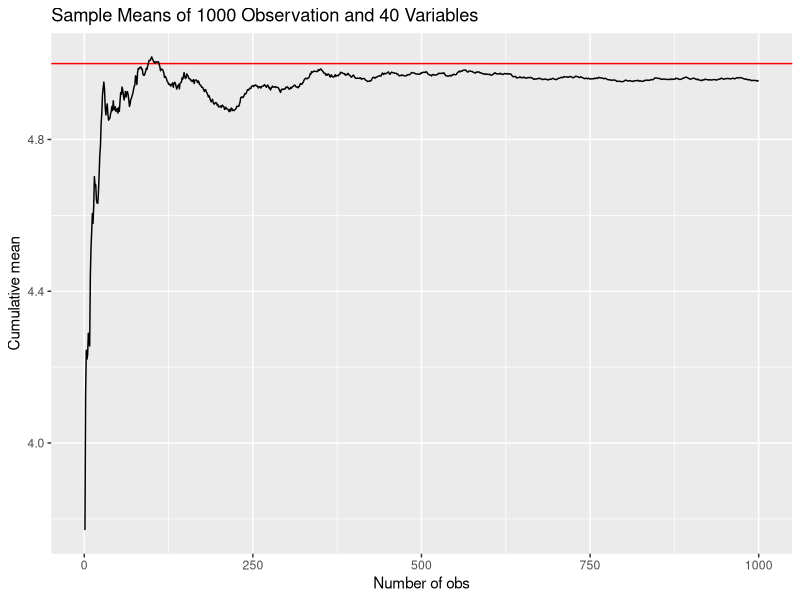
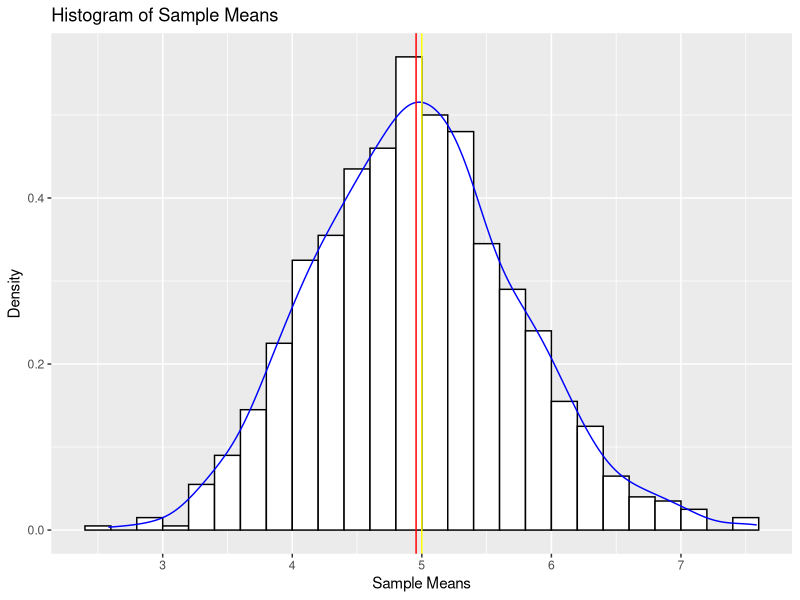
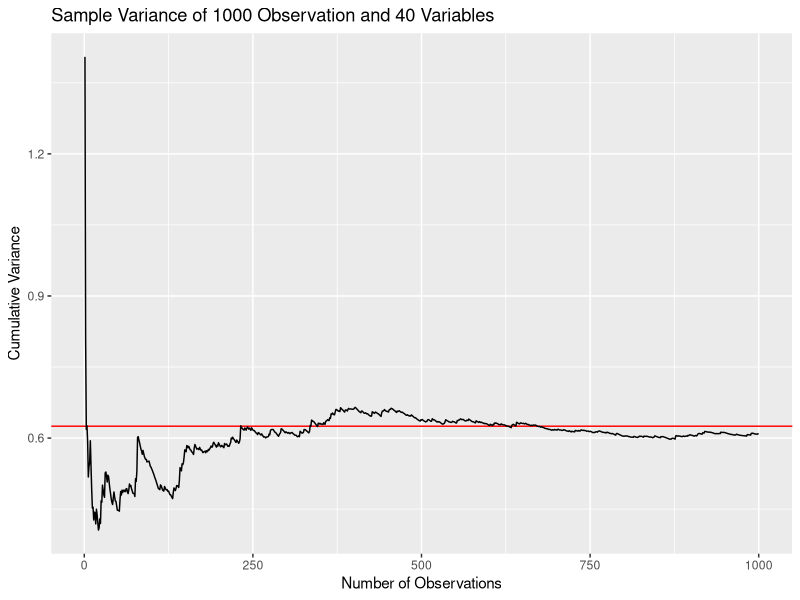

These charts were generated, in order, by the following R code:
## ---- chunk 1
knitr::opts_chunk$set(echo = TRUE)
## ---- chunk 2
library(tidyverse)
library(glue)
library(matrixStats)
downloadDate <- date()

glue("Simulation date is {downloadDate}")
sessionInfo()
## ---- chunk 3
set.seed(420) # random number generator set at 420
lambda <- .2 
sampCol <- 40 # number of variables
sampRow <- 1000  # number of observations

expoDis <- matrix(rexp(n=sampRow*sampCol, rate = lambda), sampRow, sampCol)

expoDF <- as.data.frame(expoDis)
# Converted it to a tibble to make it easier to visualize

e_df <- expoDF %>% mutate("MEAN" = rowMeans(expoDis), "SD" = rowSds(expoDis), "SumCumu" = cumsum(MEAN)/(1:sampRow)) %>% select(MEAN, SD, SumCumu)
head(e_df)
## ---- chunk 4
e_mean <- mean(e_df$MEAN)
t_mean <- 1/lambda
res_df <- tibble(Result = c("Sample means", "Theoretical mean"),"Mean"=c(e_mean, t_mean))
res_df
## ---- chunk 5
ggplot(data=e_df, aes(x = 1:sampRow, y = SumCumu))+ geom_hline(yintercept = t_mean, col="red") +
geom_line(size = .5) + labs(x = "Number of obs", y = "Cumulative mean", title = "Sample Means of 1000 Observation and 40 Variables")


## ---- chunk 6
binhist <- hist(e_df$MEAN, plot=FALSE, breaks = "FD")
g2 <- ggplot(data = e_df, aes(x=MEAN,y=..density..)) 
g2 + geom_histogram(fill="white", col="black",breaks =binhist$breaks)+geom_density(aes(MEAN), color = "blue")+geom_vline(xintercept = c(e_mean, t_mean), color = c("red", "yellow")) + labs(x= "Sample Means", y= "Density", title = "Histogram of Sample Means")
## ---- chunk 7
e_df <- e_df %>% mutate(VarCumu = cumsum((MEAN - e_mean)^2)/seq_along(MEAN-1))
e_var <- var(e_df$MEAN)
t_var <- (1/(lambda*sqrt(sampCol)))^2
res_var_df <- tibble(Result = c("Sample variance", "Theoretical variance"),"Variance"=c(e_var, t_var))
res_var_df
## ---- chunk 8
ggplot(data=e_df, aes(x = 1:sampRow, y = VarCumu))+ geom_hline(yintercept = t_var, col="red") +
geom_line(size = .5) + labs(x = "Number of Observations", y = "Cumulative Variance", title = "Sample Variance of 1000 Observation and 40 Variables")
